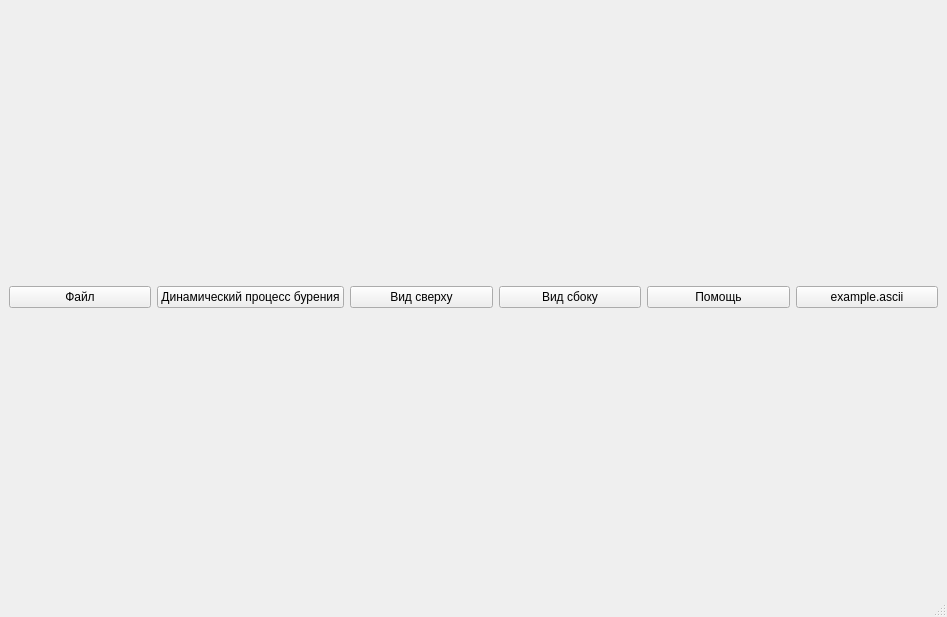
<?xml version="1.0" encoding="UTF-8"?>
<ui version="4.0">
 <class>MarsDrilling</class>
 <widget class="QMainWindow" name="MarsDrilling">
  <property name="windowModality">
   <enum>Qt::NonModal</enum>
  </property>
  <property name="geometry">
   <rect>
    <x>0</x>
    <y>0</y>
    <width>947</width>
    <height>617</height>
   </rect>
  </property>
  <property name="windowTitle">
   <string>MarsDrilling</string>
  </property>
  <property name="autoFillBackground">
   <bool>true</bool>
  </property>
  <widget class="QWidget" name="centralwidget">
   <property name="autoFillBackground">
    <bool>true</bool>
   </property>
   <layout class="QGridLayout" name="gridLayout">
    <item row="0" column="0">
     <layout class="QHBoxLayout" name="horizontalLayout_2">
      <item>
       <widget class="QPushButton" name="pushButton">
        <property name="autoFillBackground">
         <bool>true</bool>
        </property>
        <property name="text">
         <string>Файл</string>
        </property>
       </widget>
      </item>
      <item>
       <widget class="QPushButton" name="pushButton_2">
        <property name="autoFillBackground">
         <bool>true</bool>
        </property>
        <property name="text">
         <string>Динамический процесс бурения</string>
        </property>
       </widget>
      </item>
      <item>
       <widget class="QPushButton" name="pushButton_3">
        <property name="autoFillBackground">
         <bool>true</bool>
        </property>
        <property name="text">
         <string>Вид сверху</string>
        </property>
       </widget>
      </item>
      <item>
       <widget class="QPushButton" name="pushButton_4">
        <property name="autoFillBackground">
         <bool>true</bool>
        </property>
        <property name="text">
         <string>Вид сбоку</string>
        </property>
       </widget>
      </item>
      <item>
       <widget class="QPushButton" name="pushButton_5">
        <property name="autoFillBackground">
         <bool>true</bool>
        </property>
        <property name="text">
         <string>Помощь</string>
        </property>
       </widget>
      </item>
      <item>
       <widget class="QPushButton" name="pushButton_6">
        <property name="autoFillBackground">
         <bool>true</bool>
        </property>
        <property name="text">
         <string>example.ascii</string>
        </property>
       </widget>
      </item>
     </layout>
    </item>
    <item row="1" column="0">
     <layout class="QGridLayout" name="gridLayout_2"/>
    </item>
   </layout>
  </widget>
  <widget class="QMenuBar" name="menubar">
   <property name="geometry">
    <rect>
     <x>0</x>
     <y>0</y>
     <width>947</width>
     <height>26</height>
    </rect>
   </property>
  </widget>
  <widget class="QStatusBar" name="statusbar"/>
 </widget>
 <resources/>
 <connections/>
</ui>
